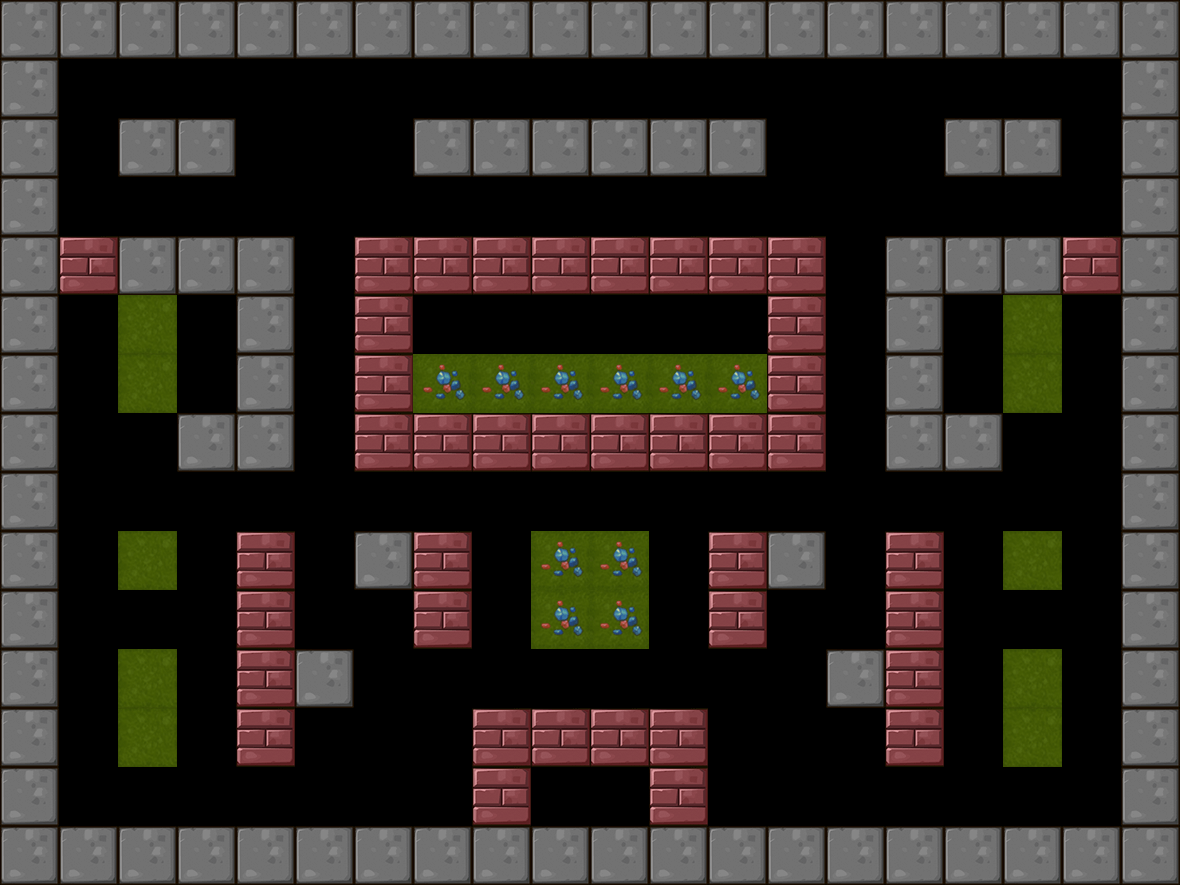

This game map was drawn from its Tiled (.tmx) file and the tilesets committed beside it. A one-line description and the trimmed map source follow:
An orthogonal 20x15 tile map with 59x59 px tiles, 1 tile layer (BackGround) and 11 objects (8x Tanker, Player, Hammer, Shipper).

<map version="1.0" orientation="orthogonal" renderorder="right-down" width="20" height="15" tilewidth="59" tileheight="59">
 <tileset firstgid="1" name="itemmap" tilewidth="59" tileheight="59">
  <image source="tileset2.png" trans="ff00ff" width="354" height="354" />
 </tileset>
 <layer name="BackGround" width="20" height="15">
  <data>[300 cells, 168 non-empty, 7 distinct tile ids]</data>
 </layer>
 <objectgroup name="RobotCharacter">
  <object name="Player" x="722.75" y="781.75" width="40" height="40" />
 </objectgroup>
 <objectgroup name="EnemyCharacter">
  <object name="Tanker" type="Tanker" x="67.9444" y="183.594" width="40" height="40" />
  <object name="Tanker" type="Tanker" x="244.587" y="70.9884" width="40" height="40" />
  <object name="Tanker" type="Tanker" x="773.616" y="181.645" width="40" height="40" />
  <object name="Tanker" type="Tanker" x="183.141" y="770.863" width="40" height="40" />
  <object name="Tanker" type="Tanker" x="361.558" y="184.9" width="40" height="40" />
  <object name="Tanker" type="Tanker" x="68.4869" y="484.911" width="40" height="40" />
  <object name="Tanker" type="Tanker" x="771.903" y="65.016" width="40" height="40" />
  <object name="Shipper" type="Hammer" x="1072.28" y="129.754" width="40" height="40" />
  <object name="Shipper" type="Shipper" x="66.5748" y="76.3881" width="40" height="40" />
  <object name="Tanker" type="Tanker" x="949.252" y="180.295" width="40" height="40" />
 </objectgroup>
</map>
